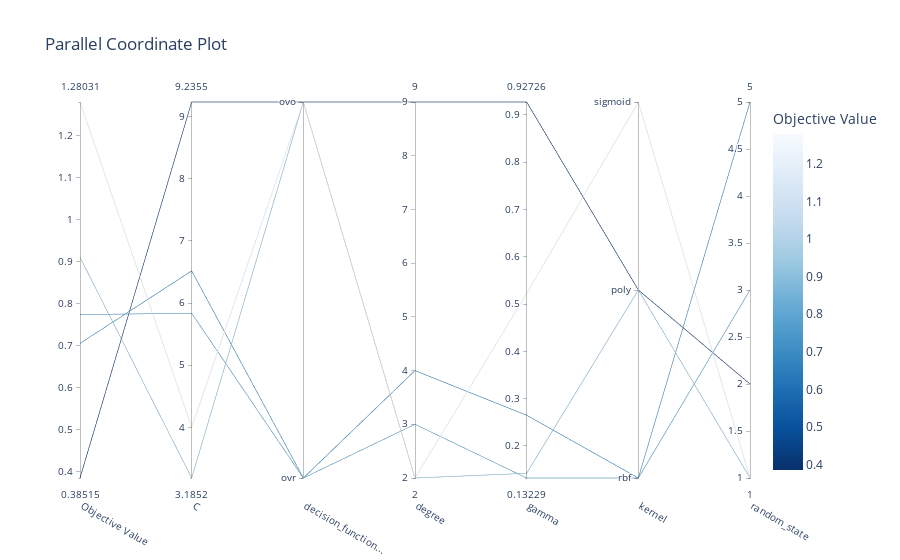

The notebook cell saved with this chart:
### Code cell
from matplotlib import pyplot as plt
fig_study = optuna.visualization.plot_parallel_coordinate(study_SVC, params=["C", "kernel","degree","gamma","decision_function_shape","random_state"])
fig_study.show()

### Figure 1 — Plotly figure (JSON) as saved in the notebook; plotly's stock layout.template omitted (floating-point values rounded to 4 significant figures)
{"data": [{"dimensions": [{"label": "Objective Value", "range": [0.3851, 1.28], "values": [0.7741, 0.3851, 0.9108, 1.28, 0.7056]}, {"label": "C", "range": [3.185, 9.236], "values": [5.837, 9.236, 3.185, 4.002, 6.518]}, {"label": "decision_function...", "range": [0, 1], "ticktext": ["ovr", "ovo"], "tickvals": [0, 1], "values": [0, 1, 1, 1, 0]}, {"label": "degree", "range": [2, 9], "values": [3, 9, 2, 2, 4]}, {"label": "gamma", "range": [0.1323, 0.9273], "values": [0.1323, 0.9273, 0.1422, 0.5223, 0.265]}, {"label": "kernel", "range": [0, 2], "ticktext": ["rbf", "poly", "sigmoid"], "tickvals": [0, 1, 2], "values": [0, 1, 1, 2, 0]}, {"label": "random_state", "range": [1, 5], "values": [3, 2, 1, 1, 5]}], "labelangle": 30, "labelside": "bottom", "line": {"color": [0.7741, 0.3851, 0.9108, 1.28, 0.7056], "colorbar": {"title": {"text": "Objective Value"}}, "colorscale": [[0, "rgb(247,251,255)"], [0.125, "rgb(222,235,247)"], [0.25, "rgb(198,219,239)"], [0.375, "rgb(158,202,225)"], [0.5, "rgb(107,174,214)"], [0.625, "rgb(66,146,198)"], [0.75, "rgb(33,113,181)"], [0.875, "rgb(8,81,156)"], [1, "rgb(8,48,107)"]], "reversescale": true, "showscale": true}, "type": "parcoords"}], "layout": {"title": {"text": "Parallel Coordinate Plot"}}}
